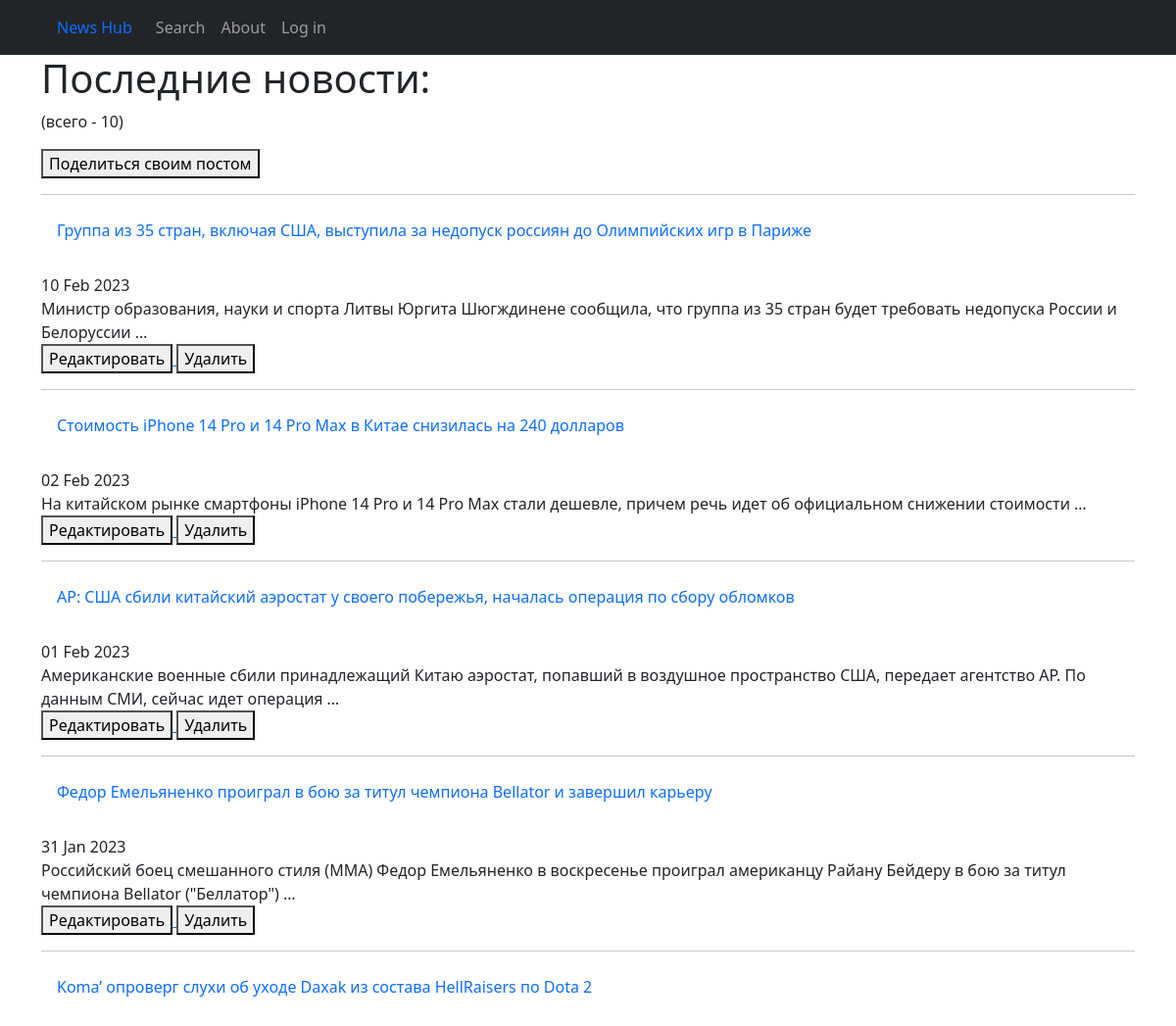
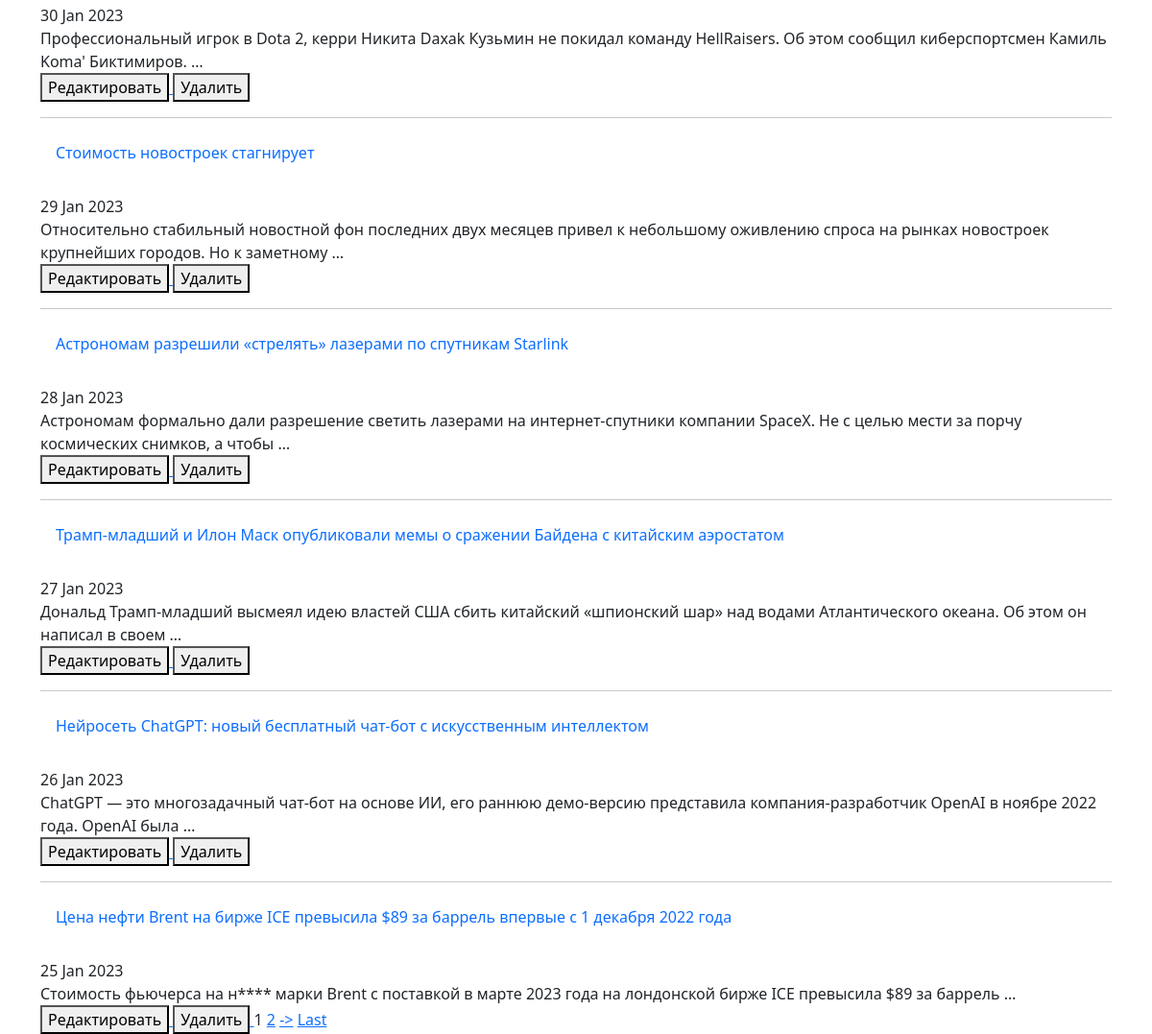
The page / on the database its author committed (2 pictures, top to bottom).
### news/models.py (models this page shows, shortened)
class Post(models.Model):
    author = models.ForeignKey(Author, on_delete=models.CASCADE)
    type = models.CharField(max_length=1, choices=POST_TYPES)
    creation_date = models.DateTimeField(auto_now_add=True)
    category = models.ManyToManyField(Category, through='PostCategory')
    title = models.CharField(max_length=255)
    text = models.TextField()
    _rating = models.IntegerField(default=0, db_column='rating')

### news/views.py (the view)
# urls.py: path('', PostsList.as_view()),
class PostsList(ListView):
    model = Post
    ordering = '-creation_date'
    template_name = 'posts.html'
    context_object_name = 'posts'
    paginate_by = 10
    def get_context_data(self, **kwargs):
        context = super().get_context_data(**kwargs)
        context['is_not_author'] = not self.request.user.groups.filter(name='author').exists()
        return context

### news/templatetags/custom_filters.py (called while the page is built)
@register.filter()
def censor(value, word):
    if isinstance(value, str):
        censored = word[0].lower() + '*' * (len(word) - 1)
        value = value.replace(word.lower(), censored)
        censored = censored.capitalize()
        value = value.replace(word.capitalize(), censored)
        return value
    else:
        raise TypeError('expected str')

### templates/posts.html (shortened to what this page needs)
{% extends 'flatpages/default.html' %}
{% load custom_filters %}
{% block content %}
    <h1>Последние новости:</h1>
    <p>(всего - {{ posts|length }})</p>
    <a href="{% url 'post_add' %}">
        <button>Поделиться своим постом</button>
    </a>
    {% for post in posts %}
        <hr>
        <a class="nav-link" href={{post.id}}>{{ post.title|censor:'нефть' }}</a>
        <br>
        {{ post.creation_date|date:"d M Y" }}
        <br>
        {{ post.text|truncatewords:20|censor:'нефть' }}
        <br>
        <a href="{% url 'post_edit' post.id %}">
            <button>Редактировать</button>
        </a>
        <a href="{% url 'post_delete' post.id %}">
            <button>Удалить</button>
        </a>
    {% endfor %}
    {% if is_paginated %}
        {% for num in page_obj.paginator.page_range %}
            {% if page_obj.number == num %}
                <a>{{ num }}</a>
            {% elif num > page_obj.number|add:'-3' and num < page_obj.number|add:'3' %}
                <a href="?page={{ num }}">{{ num }}</a>
            {% endif %}
        {% endfor %}
        {% if page_obj.has_next %}
            <a href="?page={{ page_obj.next_page_number }}">-></a>
            <a href="?page={{ page_obj.paginator.num_pages}}">Last</a>
        {% endif %}
    {% endif %}
{% endblock content %}

### rows shown on the page
Post: title|censor "Группа из 35 стран, включая США, выступила за недопуск россиян до Олимпийских игр в Париже", creation_date "10 Feb 2023", text|censor "Министр образования, науки и спорта Литвы Юргита Шюгждинене сообщила, что группа из 35 стран будет требовать недопуска России и Белоруссии …"
Post: title|censor "Стоимость iPhone 14 Pro и 14 Pro Max в Китае снизилась на 240 долларов", creation_date "02 Feb 2023", text|censor "На китайском рынке смартфоны iPhone 14 Pro и 14 Pro Max стали дешевле, причем речь идет об официальном снижении стоимости …"
Post: title|censor "AP: США сбили китайский аэростат у своего побережья, началась операция по сбору обломков", creation_date "01 Feb 2023", text|censor "Американские военные сбили принадлежащий Китаю аэростат, попавший в воздушное пространство США, передает агентство AP. По данным СМИ, сейчас идет операция …"
Post: title|censor "Федор Емельяненко проиграл в бою за титул чемпиона Bellator и завершил карьеру", creation_date "31 Jan 2023", text|censor "Российский боец смешанного стиля (ММА) Федор Емельяненко в воскресенье проиграл американцу Райану Бейдеру в бою за титул чемпиона Bellator (\"Беллатор\") …"
Post: title|censor "Koma’ опроверг слухи об уходе Daxak из состава HellRaisers по Dota 2", creation_date "30 Jan 2023", text|censor "Профессиональный игрок в Dota 2, керри Никита Daxak Кузьмин не покидал команду HellRaisers. Об этом сообщил киберспортсмен Камиль Koma' Биктимиров. …"
Post: title|censor "Стоимость новостроек стагнирует", creation_date "29 Jan 2023", text|censor "Относительно стабильный новостной фон последних двух месяцев привел к небольшому оживлению спроса на рынках новостроек крупнейших городов. Но к заметному …"
Post: title|censor "Астрономам разрешили «стрелять» лазерами по спутникам Starlink", creation_date "28 Jan 2023", text|censor "Астрономам формально дали разрешение светить лазерами на интернет-спутники компании SpaceX. Не с целью мести за порчу космических снимков, а чтобы …"
Post: title|censor "Трамп-младший и Илон Маск опубликовали мемы о сражении Байдена с китайским аэростатом", creation_date "27 Jan 2023", text|censor "Дональд Трамп-младший высмеял идею властей США сбить китайский «шпионский шар» над водами Атлантического океана. Об этом он написал в своем …"
Post: title|censor "Нейросеть ChatGPT: новый бесплатный чат-бот с искусственным интеллектом", creation_date "26 Jan 2023", text|censor "ChatGPT — это многозадачный чат-бот на основе ИИ, его раннюю демо-версию представила компания-разработчик OpenAI в ноябре 2022 года. OpenAI была …"
Post: title|censor "Цена нефти Brent на бирже ICE превысила $89 за баррель впервые с 1 декабря 2022 года", creation_date "25 Jan 2023", text|censor "Стоимость фьючерса на н**** марки Brent с поставкой в марте 2023 года на лондонской бирже ICE превысила $89 за баррель …"

### other values the page prints
{{ posts|length }} "10"
{{ num }} "1"
{{ num }} "2"
